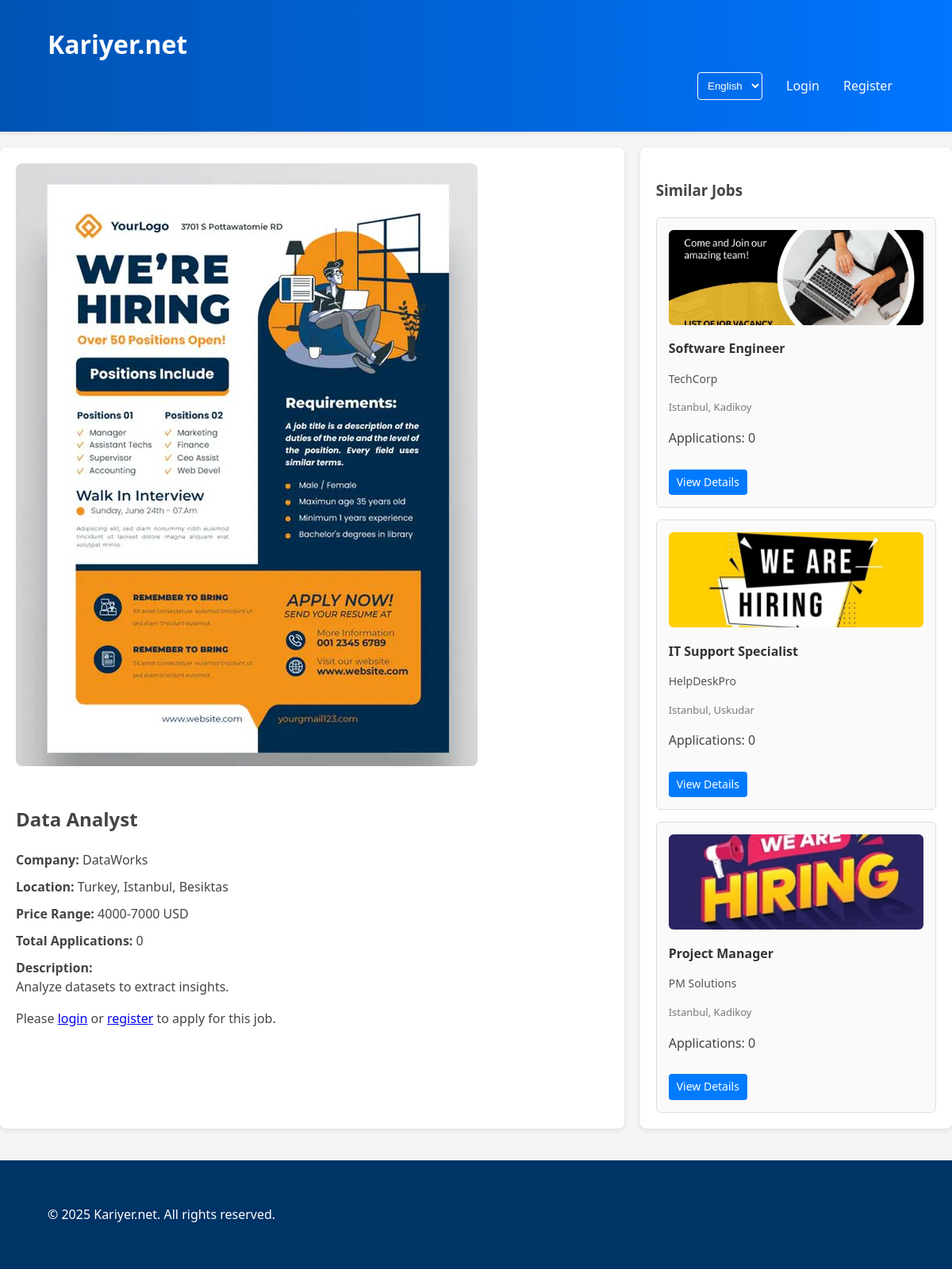
The page /job/2 on the database its author committed.
### tables this page shows
CREATE TABLE JobPostings (
        job_id INTEGER PRIMARY KEY AUTOINCREMENT,
        position_en TEXT NOT NULL,
        position_tr TEXT NOT NULL,
        company_name TEXT NOT NULL,
        description_en TEXT NOT NULL,
        description_tr TEXT NOT NULL,
        price_range TEXT NOT NULL,
        expected_skills TEXT NOT NULL,
        country TEXT NOT NULL,
        city TEXT NOT NULL,
        town TEXT NOT NULL,
        image_path TEXT NOT NULL,
        last_updated TIMESTAMP DEFAULT CURRENT_TIMESTAMP,
        applications_count INTEGER DEFAULT 0
    );

### main.py (the view)
@app.route("/job/<int:job_id>")
def job_details(job_id):
    lang =request.cookies.get("lang","en")
    conn =get_db_connection()
    job = conn.execute('''
        SELECT *, '/static/images/' || image_path AS full_image_path,
               (SELECT COUNT(*) FROM Applications WHERE job_id = JobPostings.job_id) as applications_count
        FROM JobPostings
        WHERE job_id = ?
    ''', (job_id,)).fetchone()
    if not job:
        conn.close()
        return render_template("404.html", lang=lang), 404
    has_applied =False
    if 'user' in session:
        has_applied = conn.execute('''
            SELECT 1 FROM Applications
            WHERE job_id = ? AND user_id = ?
        ''', (job_id, session['user']['user_id'])).fetchone() is not None
    similar_jobs = conn.execute('''
        SELECT *, '/static/images/' || image_path AS full_image_path,
               (SELECT COUNT(*) FROM Applications WHERE job_id = JobPostings.job_id) as applications_count
        FROM JobPostings
        WHERE city = ? AND job_id != ?
        LIMIT 3
    ''', (job["city"], job_id)).fetchall()
    conn.close()
    return render_template(
        "job_posting_details.html",
        job=job,
        similar_jobs=similar_jobs,
        user=session.get("user"),
        has_applied=has_applied,
        lang=lang
    )

### main.py (called while the page is built)
def get_db_connection():
    conn = sqlite3.connect("job_search.db")
    conn.row_factory = sqlite3.Row
    return conn

### templates/job_posting_details.html (shortened to what this page needs)
{% extends "base.html" %}
{% block content %}
<div class="job-page-container">
    <div class="job-details">
        <div class="primary-job">
            <img src="{{ job['full_image_path'] or '/static/images/default.png' }}"
                 alt="{% if lang == 'en' %}{{ job['position_en'] }}{% else %}{{ job['position_tr'] }}{% endif %}">
            <h2>{% if lang == 'en' %}{{ job['position_en'] }}{% else %}{{ job['position_tr'] }}{% endif %}</h2>
            <div class="job-info">
                <p><strong>{% if lang == 'en' %}Company:{% else %}Şirket:{% endif %}</strong> {{ job['company_name'] }}</p>
                <p><strong>{% if lang == 'en' %}Location:{% else %}Konum:{% endif %}</strong> {{ job['country'] }}, {{ job['city'] }}, {{ job['town'] }}</p>
                <p><strong>{% if lang == 'en' %}Price Range:{% else %}Fiyat Aralığı:{% endif %}</strong> {{ job['price_range'] }}</p>
                <p><strong>{% if lang == 'en' %}Total Applications:{% else %}Toplam Başvuru:{% endif %}</strong> {{ job['applications_count'] }}</p>
                <p><strong>{% if lang == 'en' %}Description:{% else %}Açıklama:{% endif %}</strong><br>
                {% if lang == 'en' %}{{ job['description_en'] }}{% else %}{{ job['description_tr'] }}{% endif %}</p>
            </div>
            <div class="application-section">
                {% if user %}
                    {% if has_applied %}
                        <p class="already-applied">
                            {% if lang == 'en' %}You have already applied for this position{% else %}Bu pozisyon için zaten başvurdunuz{% endif %}
                        </p>
                    {% else %}
                        <form action="/apply/{{ job['job_id'] }}" method="POST">
                            <button type="submit" class="apply-button">
                                {% if lang == 'en' %}Apply{% else %}Başvur{% endif %}
                            </button>
                        </form>
                    {% endif %}
                {% else %}
                    <p class="login-prompt">
                        {% if lang == 'en' %}
                            Please <a href="/login">login</a> or <a href="/register">register</a> to apply for this job.
                        {% else %}
                            Bu işe başvurmak için lütfen <a href="/login">giriş yapın</a> veya <a href="/register">kayıt olun</a>.
                        {% endif %}
                    </p>
                {% endif %}
            </div>
        </div>
    </div>
    <div class="similar-jobs">
        <h3>{% if lang == 'en' %}Similar Jobs{% else %}Benzer İşler{% endif %}</h3>
        <div class="similar-jobs-grid">
            {% for similar_job in similar_jobs %}
                <div class="similar-job-card">
                    <img src="{{ similar_job.full_image_path }}"
                         alt="{% if lang == 'en' %}{{ similar_job.position_en }}{% else %}{{ similar_job.position_tr }}{% endif %}">
                    <h4>{{ similar_job.position_en if lang == 'en' else similar_job.position_tr }}</h4>
                    <p class="company">{{ similar_job.company_name }}</p>
                    <p class="location">{{ similar_job.city }}, {{ similar_job.town }}</p>
                    <p class="applications">
                        {% if lang == 'en' %}Applications:{% else %}Başvurular:{% endif %}
                        {{ similar_job.applications_count }}
                    </p>
                    <a href="/job/{{ similar_job.job_id }}" class="view-details-btn">
                        {% if lang == 'en' %}View Details{% else %}Detayları Gör{% endif %}
                    </a>
                </div>
            {% endfor %}
        </div>
    </div>
</div>
{% endblock %}

### static/styles.css (style rules this page uses)
body { font-family: 'Segoe UI', Tahoma, Geneva, Verdana, sans-serif; margin: 0; padding: 0; background-color: #f5f5f5; color: #444; line-height: 1.6; }
.job-page-container { display: grid; grid-template-columns: 2fr 1fr; gap: 20px; margin: 20px auto; max-width: 1200px; }
.job-details { background: white; padding: 20px; border-radius: 8px; box-shadow: 0 2px 6px rgba(0, 0, 0, 0.1); }
.job-details img { max-width: 100%; height: auto; border-radius: 8px; margin-bottom: 20px; }
.job-details .job-info p { margin: 10px 0; line-height: 1.5; }
.similar-jobs { background: white; padding: 20px; border-radius: 8px; box-shadow: 0 2px 6px rgba(0, 0, 0, 0.1); }
.similar-jobs-grid { display: flex; flex-direction: column; gap: 15px; }
.similar-job-card { padding: 15px; border: 1px solid #ddd; border-radius: 6px; transition: transform 0.2s; background: #fafafa; }
.similar-job-card img { width: 100%; height: 120px; object-fit: cover; border-radius: 6px; margin-bottom: 10px; }
.similar-job-card h4 { margin: 0; font-size: 16px; color: #333; }
.similar-job-card .company { font-size: 14px; color: #555; }
.similar-job-card .location { font-size: 13px; color: #777; }
.similar-job-card .view-details-btn { display: inline-block; margin-top: 10px; text-decoration: none; background: #007bff; color: white; padding: 5px 10px; border-radius: 4px; font-size: 14px; transition: background 0.3s; }

### rows shown on the page
JobPostings: position_en "Data Analyst", company_name "DataWorks", country "Turkey", city "Istanbul", town "Besiktas", price_range "4000-7000 USD", description_en "Analyze datasets to extract insights."
JobPostings: shows a picture, position_en "Software Engineer", company_name "TechCorp", city "Istanbul", town "Kadikoy", applications_count "0"
JobPostings: shows a picture, position_en "IT Support Specialist", company_name "HelpDeskPro", city "Istanbul", town "Uskudar", applications_count "0"
JobPostings: shows a picture, position_en "Project Manager", company_name "PM Solutions", city "Istanbul", town "Kadikoy", applications_count "0"

### other values the page prints
{{ job['applications_count'] }} "0"
